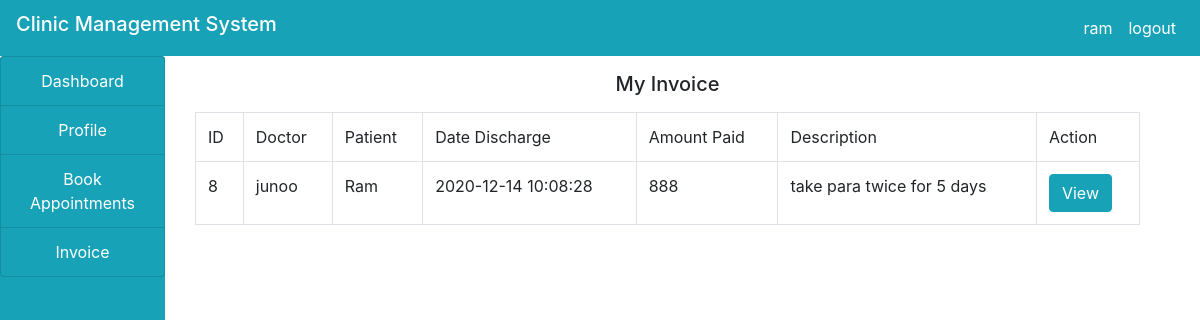
Page /patient/invoice.php (signed in) on the committed database.
### tables this page shows
CREATE TABLE `income` (
  `id` int(100) NOT NULL,
  `doctor` varchar(100) NOT NULL,
  `patient` varchar(100) NOT NULL,
  `date_discharge` varchar(100) NOT NULL,
  `amount_paid` varchar(100) NOT NULL,
  `description` varchar(100) NOT NULL
);

### patient/invoice.php (the view, shortened to what this page needs)
<!DOCTYPE html>
<html>
<head>
</head>
<body>
	<?php
 	include("../include/header.php");
 	include("../include/connection.php");
 	?>
 	<div class="container-fluid">
		<div class="col-md-12">
			<div class="row">
				<div class="col-md-2" style="margin-left: -30px;">
					<?php
					include("sidenav.php");
					?>
				</div>
				<div class="col-md-10">
					<h5 class="text-center my-3">My Invoice</h5>
					<?php
					$pat= $_SESSION['patient'];
					$query="SELECT * FROM patient WHERE username='$pat'";
					$res= mysqli_query($connect,$query);
					$row=mysqli_fetch_array($res);
					$fname=$row['firstname'];
					$queri=" SELECT * FROM income WHERE patient='$fname'";
						$querys= mysqli_query($connect,$queri);
						$output="";
						$output .="
						<table class='table table-bordered'
							<tr>
					 			<td>ID</td>
								<td>Doctor</td>
								  <td>Patient</td>
								 <td>Date Discharge</td>
								    <td>Amount Paid</td>
								    <td>Description</td>
								    <td>Action</td>
								</tr>
						";
while($row=mysqli_fetch_array($querys))
{
$output .= "
<tr>
<td>".$row['id']."</td>
<td>".$row['doctor']."</td>
<td>".$row['patient']."</td>
<td>".$row['date_discharge']."</td>
<td>".$row['amount_paid']."</td>
<td>".$row['description']."</td>
<td>
<a href='view.php?id=".$row['id']."'>
<button class='btn btn-info' style='size:100px;'>View</button>
</a>
</td>
";
}
$output .="
</tr>
</table>
";
echo $output;
					?>
				</div>
			</div>
		</div>
	</div>
</body>
</html>

### rows in the picture
income: id "8", doctor "junoo", patient "Ram", date_discharge "2020-12-14 10:08:28", amount_paid "888", description "take para twice for 5 days"

### other values in the picture
$user "ram"
